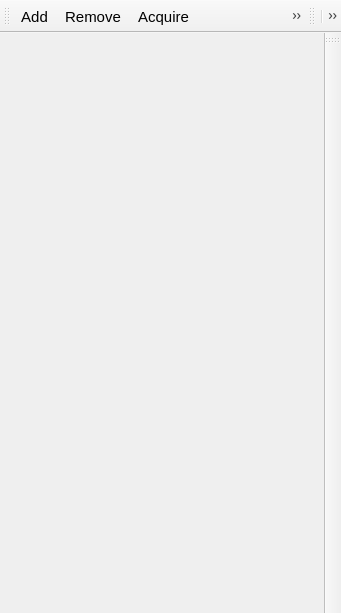
<?xml version="1.0" encoding="UTF-8"?>
<ui version="4.0">
 <class>MainWindow</class>
 <widget class="QMainWindow" name="MainWindow">
  <property name="geometry">
   <rect>
    <x>0</x>
    <y>0</y>
    <width>341</width>
    <height>613</height>
   </rect>
  </property>
  <property name="font">
   <font>
    <pointsize>11</pointsize>
   </font>
  </property>
  <property name="windowTitle">
   <string>Batch Window</string>
  </property>
  <widget class="QWidget" name="centralwidget">
   <layout class="QVBoxLayout" name="verticalLayout_4">
    <property name="spacing">
     <number>0</number>
    </property>
    <property name="leftMargin">
     <number>0</number>
    </property>
    <property name="topMargin">
     <number>0</number>
    </property>
    <property name="rightMargin">
     <number>0</number>
    </property>
    <property name="bottomMargin">
     <number>0</number>
    </property>
    <item>
     <widget class="QWidget" name="content" native="true">
      <property name="sizePolicy">
       <sizepolicy hsizetype="Expanding" vsizetype="Expanding">
        <horstretch>0</horstretch>
        <verstretch>0</verstretch>
       </sizepolicy>
      </property>
      <layout class="QHBoxLayout" name="horizontalLayout">
       <property name="spacing">
        <number>5</number>
       </property>
       <property name="leftMargin">
        <number>10</number>
       </property>
       <property name="topMargin">
        <number>10</number>
       </property>
       <property name="rightMargin">
        <number>10</number>
       </property>
       <property name="bottomMargin">
        <number>0</number>
       </property>
       <item>
        <widget class="QWidget" name="verticalWidget" native="true">
         <property name="sizePolicy">
          <sizepolicy hsizetype="Fixed" vsizetype="Preferred">
           <horstretch>0</horstretch>
           <verstretch>0</verstretch>
          </sizepolicy>
         </property>
         <property name="minimumSize">
          <size>
           <width>300</width>
           <height>0</height>
          </size>
         </property>
         <layout class="QVBoxLayout" name="verticalLayout">
          <property name="spacing">
           <number>5</number>
          </property>
          <property name="leftMargin">
           <number>0</number>
          </property>
          <property name="topMargin">
           <number>0</number>
          </property>
          <property name="rightMargin">
           <number>0</number>
          </property>
          <property name="bottomMargin">
           <number>0</number>
          </property>
          <item>
           <widget class="QWidget" name="sequenceList" native="true">
            <property name="sizePolicy">
             <sizepolicy hsizetype="Preferred" vsizetype="Minimum">
              <horstretch>0</horstretch>
              <verstretch>0</verstretch>
             </sizepolicy>
            </property>
            <layout class="QVBoxLayout" name="layout_operations">
             <property name="spacing">
              <number>0</number>
             </property>
             <property name="sizeConstraint">
              <enum>QLayout::SetNoConstraint</enum>
             </property>
             <property name="leftMargin">
              <number>0</number>
             </property>
             <property name="topMargin">
              <number>0</number>
             </property>
             <property name="rightMargin">
              <number>0</number>
             </property>
             <property name="bottomMargin">
              <number>0</number>
             </property>
            </layout>
           </widget>
          </item>
          <item>
           <widget class="QWidget" name="parameters" native="true">
            <property name="sizePolicy">
             <sizepolicy hsizetype="Preferred" vsizetype="Minimum">
              <horstretch>0</horstretch>
              <verstretch>0</verstretch>
             </sizepolicy>
            </property>
            <layout class="QVBoxLayout" name="layout_parameters">
             <property name="spacing">
              <number>10</number>
             </property>
             <property name="sizeConstraint">
              <enum>QLayout::SetNoConstraint</enum>
             </property>
             <property name="leftMargin">
              <number>10</number>
             </property>
             <property name="topMargin">
              <number>10</number>
             </property>
             <property name="rightMargin">
              <number>10</number>
             </property>
             <property name="bottomMargin">
              <number>10</number>
             </property>
            </layout>
           </widget>
          </item>
          <item>
           <widget class="QWidget" name="verticalWidget" native="true">
            <layout class="QVBoxLayout" name="console_batch"/>
           </widget>
          </item>
          <item>
           <spacer name="verticalSpacer">
            <property name="orientation">
             <enum>Qt::Vertical</enum>
            </property>
            <property name="sizeHint" stdset="0">
             <size>
              <width>20</width>
              <height>40</height>
             </size>
            </property>
           </spacer>
          </item>
         </layout>
        </widget>
       </item>
      </layout>
     </widget>
    </item>
    <item>
     <widget class="QWidget" name="statusbar" native="true">
      <property name="sizePolicy">
       <sizepolicy hsizetype="Preferred" vsizetype="Minimum">
        <horstretch>0</horstretch>
        <verstretch>0</verstretch>
       </sizepolicy>
      </property>
      <layout class="QHBoxLayout" name="horizontalLayout_3">
       <property name="spacing">
        <number>10</number>
       </property>
       <property name="leftMargin">
        <number>20</number>
       </property>
       <property name="topMargin">
        <number>0</number>
       </property>
       <property name="rightMargin">
        <number>0</number>
       </property>
       <property name="bottomMargin">
        <number>10</number>
       </property>
      </layout>
     </widget>
    </item>
   </layout>
  </widget>
  <widget class="QMenuBar" name="menubar">
   <property name="geometry">
    <rect>
     <x>0</x>
     <y>0</y>
     <width>341</width>
     <height>22</height>
    </rect>
   </property>
  </widget>
  <widget class="QToolBar" name="ComunicationToolbar">
   <property name="windowTitle">
    <string>toolBar</string>
   </property>
   <attribute name="toolBarArea">
    <enum>TopToolBarArea</enum>
   </attribute>
   <attribute name="toolBarBreak">
    <bool>false</bool>
   </attribute>
   <addaction name="action_addProcess"/>
   <addaction name="action_removeProcess"/>
   <addaction name="action_acquire"/>
   <addaction name="action_XNATupload"/>
  </widget>
  <widget class="QToolBar" name="AcquisitionControlToolbar">
   <property name="windowTitle">
    <string>toolBar_3</string>
   </property>
   <attribute name="toolBarArea">
    <enum>TopToolBarArea</enum>
   </attribute>
   <attribute name="toolBarBreak">
    <bool>false</bool>
   </attribute>
   <addaction name="separator"/>
   <addaction name="action_close"/>
  </widget>
  <widget class="QToolBar" name="toolBar">
   <property name="windowTitle">
    <string>toolBar</string>
   </property>
   <attribute name="toolBarArea">
    <enum>RightToolBarArea</enum>
   </attribute>
   <attribute name="toolBarBreak">
    <bool>false</bool>
   </attribute>
  </widget>
  <action name="action_close">
   <property name="checkable">
    <bool>false</bool>
   </property>
   <property name="icon">
    <iconset>
     <normaloff>../resources/icons/delete-outline.svg</normaloff>../resources/icons/delete-outline.svg</iconset>
   </property>
   <property name="text">
    <string>Close</string>
   </property>
   <property name="toolTip">
    <string>Close Calibration Window</string>
   </property>
   <property name="font">
    <font/>
   </property>
  </action>
  <action name="action_addProcess">
   <property name="checkable">
    <bool>false</bool>
   </property>
   <property name="icon">
    <iconset>
     <normaloff>../resources/icons/plus.svg</normaloff>../resources/icons/plus.svg</iconset>
   </property>
   <property name="text">
    <string>Add</string>
   </property>
   <property name="toolTip">
    <string>Add process to the batch</string>
   </property>
   <property name="font">
    <font/>
   </property>
  </action>
  <action name="action_acquire">
   <property name="icon">
    <iconset>
     <normaloff>../resources/icons/media-play.svg</normaloff>../resources/icons/media-play.svg</iconset>
   </property>
   <property name="text">
    <string>Acquire</string>
   </property>
   <property name="toolTip">
    <string>Start Acquisition</string>
   </property>
  </action>
  <action name="action_loadbatch">
   <property name="icon">
    <iconset>
     <normaloff>../resources/icons/waves.svg</normaloff>../resources/icons/waves.svg</iconset>
   </property>
   <property name="text">
    <string>Load batch</string>
   </property>
   <property name="toolTip">
    <string>Load batch configuration from a file </string>
   </property>
  </action>
  <action name="action_savebatch">
   <property name="icon">
    <iconset>
     <normaloff>../resources/icons/arrow-minimise.svg</normaloff>../resources/icons/arrow-minimise.svg</iconset>
   </property>
   <property name="text">
    <string>Save Batch</string>
   </property>
   <property name="toolTip">
    <string>Save batch configuration in a file</string>
   </property>
  </action>
  <action name="action_removeProcess">
   <property name="checkable">
    <bool>false</bool>
   </property>
   <property name="icon">
    <iconset>
     <normaloff>../resources/icons/minus.svg</normaloff>../resources/icons/minus.svg</iconset>
   </property>
   <property name="text">
    <string>Remove</string>
   </property>
   <property name="toolTip">
    <string>Remove process to the batch</string>
   </property>
   <property name="font">
    <font/>
   </property>
  </action>
  <action name="action_XNATupload">
   <property name="icon">
    <iconset>
     <normaloff>../resources/icons/upload-outline.svg</normaloff>../resources/icons/upload-outline.svg</iconset>
   </property>
   <property name="text">
    <string>XNAT_upload</string>
   </property>
   <property name="toolTip">
    <string>Activate upload to XNAT</string>
   </property>
  </action>
 </widget>
 <resources/>
 <connections/>
</ui>
